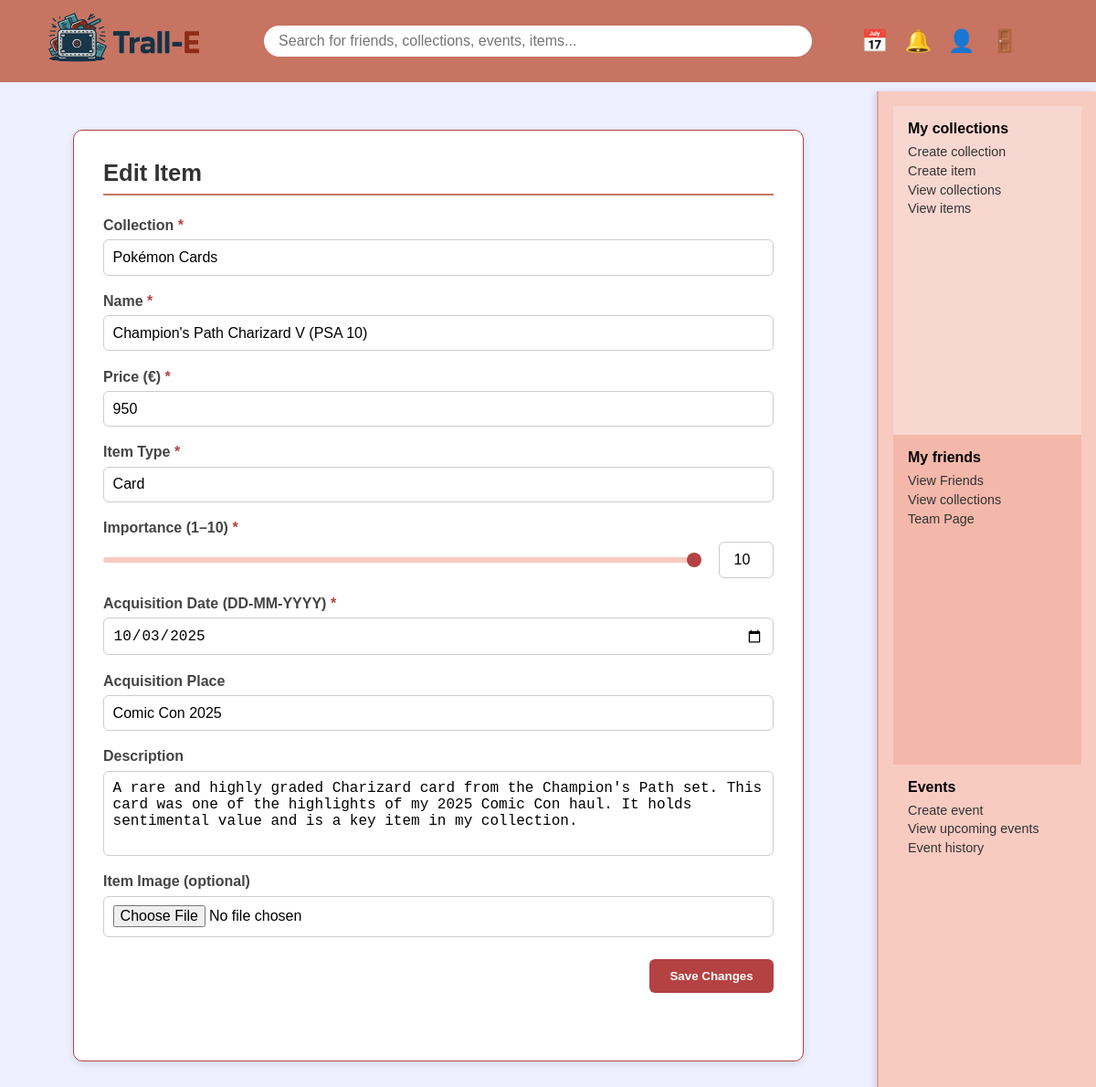
/public_html/edititem.php?id=1 (signed in), run on the app's committed database.
### tables this page shows
CREATE TABLE `item` (
  `item_id` int(11) NOT NULL,
  `type_id` int(11) DEFAULT NULL,
  `image_id` int(11) DEFAULT NULL,
  `name` varchar(100) NOT NULL,
  `price` float DEFAULT NULL,
  `importance` int(11) DEFAULT NULL,
  `acc_date` date DEFAULT NULL,
  `acc_place` varchar(120) DEFAULT NULL,
  `description` text DEFAULT NULL,
  `registration_date` date DEFAULT current_timestamp()
);

CREATE TABLE `type` (
  `type_id` int(11) NOT NULL,
  `name` varchar(80) NOT NULL
);

### public_html/edititem.php (the view, shortened to what this page needs)
<?php
require_once __DIR__ . "/db.php";
$itemId = (int)$_GET['id'];
$sql = "
    SELECT i.*, t.name AS type_name, img.url AS item_image
    FROM item i
    LEFT JOIN type t ON i.type_id = t.type_id
    LEFT JOIN image img ON i.image_id = img.image_id
    WHERE i.item_id = ?
";
$stmt = $conn->prepare($sql);
$stmt->bind_param("i", $itemId);
$stmt->execute();
$item = $stmt->get_result()->fetch_assoc();
?>
<!DOCTYPE html>
<html lang="en">
<head>
  <link rel="stylesheet" href="edititem.css" />
  <link rel="stylesheet" href="calendar_popup.css" />
</head>
<body>
  <header>
    <a href="homepage.php" class="logo">
      <img src="images/TrallE_2.png" alt="logo" />
    </a>
      <div class="search-bar">
          <form action="search.php" method="GET">
              <input type="text" name="q" placeholder="Search for friends, collections, events, items..." required>
          </form>
      </div>
    <div class="icons">
                <?php include __DIR__ . '/calendar_popup.php'; ?>
                <?php include __DIR__ . '/notifications_popup.php'; ?>
      <a href="userpage.php" class="icon-btn" aria-label="Perfil">👤</a>
      <button class="icon-btn" id="logout-btn" aria-label="Logout">🚪</button>
    </div>
  </header>
  <div class="main">
    <div class="content">
      <section class="item-creation-section">
        <h2 class="page-title">Edit Item</h2>
        <form id="itemForm" method="POST" action="" enctype="multipart/form-data" novalidate>
          <div class="form-group">
            <label>Collection <span class="required">*</span></label>
            <div class="custom-multiselect">
              <button type="button" id="dropdownBtn">Select Collections ⮟</button>
            </div>
          </div>
          <div class="form-group">
            <label for="itemName">Name <span class="required">*</span></label>
            <input
                type="text"
                id="itemName"
                name="itemName"
                value="<?= htmlspecialchars($item['name']) ?>"
                required
            />
          </div>
          <div class="form-group">
            <label for="itemPrice">Price (€) <span class="required">*</span></label>
            <input
                type="number"
                id="itemPrice"
                name="itemPrice"
                step="0.01"
                min="0"
                value="<?= htmlspecialchars($item['price']) ?>"
                required
            />
          </div>
          <div class="form-group">
            <label for="itemType">Item Type <span class="required">*</span></label>
            <input
                type="text"
                id="itemType"
                name="itemType"
                value="<?= htmlspecialchars($item['type_name'] ?? '') ?>"
                required
            />
          </div>
          <div class="form-group">
              <label for="itemImportance">Importance (1–10) <span class="required">*</span></label>
              <div class="importance-wrapper">
                  <input
                      type="range"
                      id="importanceSlider"
                      min="1"
                      max="10"
                      step="1"
                      value="<?= (int) $item['importance'] ?>"
                      >
                  <input
                      type="number"
                      id="itemImportance"
                      name="itemImportance"
                      min="1"
                      max="10"
                      step="1"
                      value="<?= (int) $item['importance'] ?>"
                      class="importance-number"
                      >
              </div>
          </div>
          <div class="form-group">
            <label for="acquisitionDate">Acquisition Date (DD-MM-YYYY) <span class="required">*</span></label>
            <input
                type="date"
                id="acquisitionDate"
                name="acquisitionDate"
                value="<?= htmlspecialchars($item['acc_date']) ?>"
                required
            />
          </div>
          <div class="form-group">
            <label for="acquisitionPlace">Acquisition Place</label>
            <input
                type="text"
                id="acquisitionPlace"
                name="acquisitionPlace"
                value="<?= htmlspecialchars($item['acc_place']) ?>"
            />
          </div>
          <div class="form-group">
            <label for="itemDescription">Description</label>
            <textarea
                id="itemDescription"
                name="itemDescription"
                rows="4"
            ><?= htmlspecialchars($item['description']) ?></textarea>
          </div>
          <div class="form-group">
            <label for="itemImage">Item Image (optional)</label>
            <input type="file" id="itemImage" name="itemImage" accept="image/*" />
          </div>
          <div class="form-actions">
            <button type="submit" class="btn-primary">
              Save Changes
            </button>
          </div>
        </form>
      </section>
    </div>
    <aside class="sidebar">
      <div class="sidebar-section collections-section">
        <h3>My collections</h3>
        <p><a href="collectioncreation.php">Create collection</a></p>
        <p><a href="itemcreation.php">Create item</a></p>
        <p><a href="mycollectionspage.php">View collections</a></p>
        <p><a href="myitems.php">View items</a></p>
      </div>
      <div class="sidebar-section friends-section">
        <h3>My friends</h3>
        <p><a href="userfriendspage.php"> View Friends</a></p>
        <p><a href="allfriendscollectionspage.php">View collections</a></p>
        <p><a href="teampage.php">Team Page</a></p>
      </div>
      <div class="sidebar-section events-section">
        <h3>Events</h3>
        <p><a href="createevent.php">Create event</a></p>
        <p><a href="upcomingevents.php">View upcoming events</a></p>
        <p><a href="eventhistory.php">Event history</a></p>
      </div>
    </aside>
  </div>
</body>
</html>

### public_html/edititem.css (style rules this page uses)
.content { padding: 2rem; background: #eef0ff; margin-right: 240px; flex-grow: 1; display: flex; flex-direction: column; align-items: center; }
.item-creation-section { background: #fff; border: 1.5px solid #b54242; border-radius: 10px; padding: 2rem; box-shadow: 0 3px 8px rgba(0, 0, 0, 0.1); width: 100%; max-width: 800px; height: auto; min-height: 1020px; }
.page-title { font-size: 1.6rem; font-weight: bold; color: #333; border-bottom: 2px solid #c77462; padding-bottom: 0.5rem; margin-bottom: 1.5rem; }
.form-group { display: flex; flex-direction: column; margin-bottom: 1.2rem; }
label { font-weight: bold; color: #444; margin-bottom: 0.4rem; }
.required { color: #b54242; }
.custom-multiselect { position: relative; display: inline-block; width: 100%; }
#dropdownBtn { width: 100%; text-align: left; padding: 0.6rem; border: 1px solid #ccc; border-radius: 6px; background: #fff; cursor: pointer; font-size: 1rem; }
input[type="text"], input[type="number"], input[type="file"], input[type="date"], textarea { padding: 0.6rem; border: 1px solid #ccc; border-radius: 6px; font-size: 1rem; }
textarea { resize: vertical; }
.form-actions { display: flex; justify-content: flex-end; margin-top: 1.5rem; }
.btn-primary { background: #b54242; color: #fff; border: none; padding: 0.7rem 1.4rem; border-radius: 6px; cursor: pointer; font-weight: bold; transition: background 0.2s ease; }
.sidebar { position: fixed; top: 100px; right: 0; width: 240px; background: #f8cbc1; padding: 1rem; height: calc(100vh - 80px); overflow-y: auto; z-index: 10; border-left: 2px solid #e1a79e; box-shadow: -3px 0 6px rgba(0, 0, 0, 0.1); }
.sidebar-section { padding: 1rem; height: 33.3%; }
.sidebar-section h3 { font-size: 1rem; margin-bottom: 0.5rem; font-weight: bold; }
.sidebar-section p { color: #333; font-size: 0.9rem; cursor: pointer; margin: 0.3rem 0; transition: color 0.2s ease; }
textarea { resize: none; }
.importance-wrapper { display: flex; align-items: center; gap: 1.2rem; width: 100%; }
#importanceSlider { flex: 1; appearance: none; height: 6px; border-radius: 3px; background: #f8cbc1; outline: none; }
.importance-number { width: 60px; text-align: right; padding: 0.6rem; border: 1px solid #ccc; border-radius: 6px; font-size: 1rem; }
.search-bar { flex: 1; max-width: 600px; margin: 0 1rem; }
.search-bar input { width: 100%; padding: 0.5rem 1rem; border-radius: 20px; border: none; font-size: 1rem; }

### public_html/homepage.css (style rules this page uses)
* { margin: 0; padding: 0; box-sizing: border-box; }
html, body { height: 100%; margin: 0; padding: 0; display: flex; flex-direction: column; }
body { font-family: Arial, sans-serif; background: #eef0ff; display: flex; flex-direction: column; height: 100vh; overflow-y: auto; }
header { height: 90px; width: 100%; background: #c77462; display: flex; align-items: center; justify-content: space-between; padding: 0 2rem; position: fixed; top: 0; z-index: 999; }
.logo { height: 90px; object-fit: contain; margin-top: 15px; }
.logo img { height: 90px; }
.search-bar { flex: 1; max-width: 600px; margin: 0 1rem; }
.search-bar input { width: 100%; padding: 0.5rem 1rem; border-radius: 20px; border: none; font-size: 1rem; }
.icons { display: flex; gap: 0.5rem; align-items: center; padding-right: 3rem; justify-content: flex-end; position: relative; }
.icon-btn { background: none; border: none; cursor: pointer; font-size: 1.5rem; padding: 0.3rem; transition: transform 0.2s ease; }
.main { display: flex; flex: 1; height: auto; min-height: 0; position: relative; }
.sidebar { position: fixed; top: 100px; right: 0; width: 240px; background: #f8cbc1; padding: 1rem; height: calc(100vh - 80px); overflow-y: hidden; z-index: 10; border-left: 2px solid #e1a79e; box-shadow: -3px 0 6px rgba(0, 0, 0, 0.1); }
.sidebar-section { padding: 1rem; height: 33.3%; }
.sidebar-section h3 { font-size: 1rem; margin-bottom: 0.5rem; font-weight: bold; }
.sidebar-section p { color: #333; font-size: 0.9rem; cursor: pointer; margin: 0.3rem 0; transition: color 0.2s ease; }
.collections-section { background-color: #f9d7d1; }
.friends-section { background-color: #f3b8aa; }
.events-section { background-color: transparent; }
.content { flex: 1; min-height: 0; overflow-y: auto; padding: 1rem; background: #eef0ff; margin-right: 240px; margin-top: 110px; }
.events-section { margin-bottom: 2rem; }
a { color: inherit; text-decoration: none; }

### data on the page
item: itemName "Champion's Path Charizard V (PSA 10)", itemPrice "950", itemType "Card", importance "10", itemImportance "10", acquisitionDate "10/03/2025", acquisitionPlace "Comic Con 2025", itemDescription "A rare and highly graded Charizard card from the Champion's Path set. This card was one of the highlights of my 2025 Comic Con haul. It holds sentimental value and is a key item in my collection."
